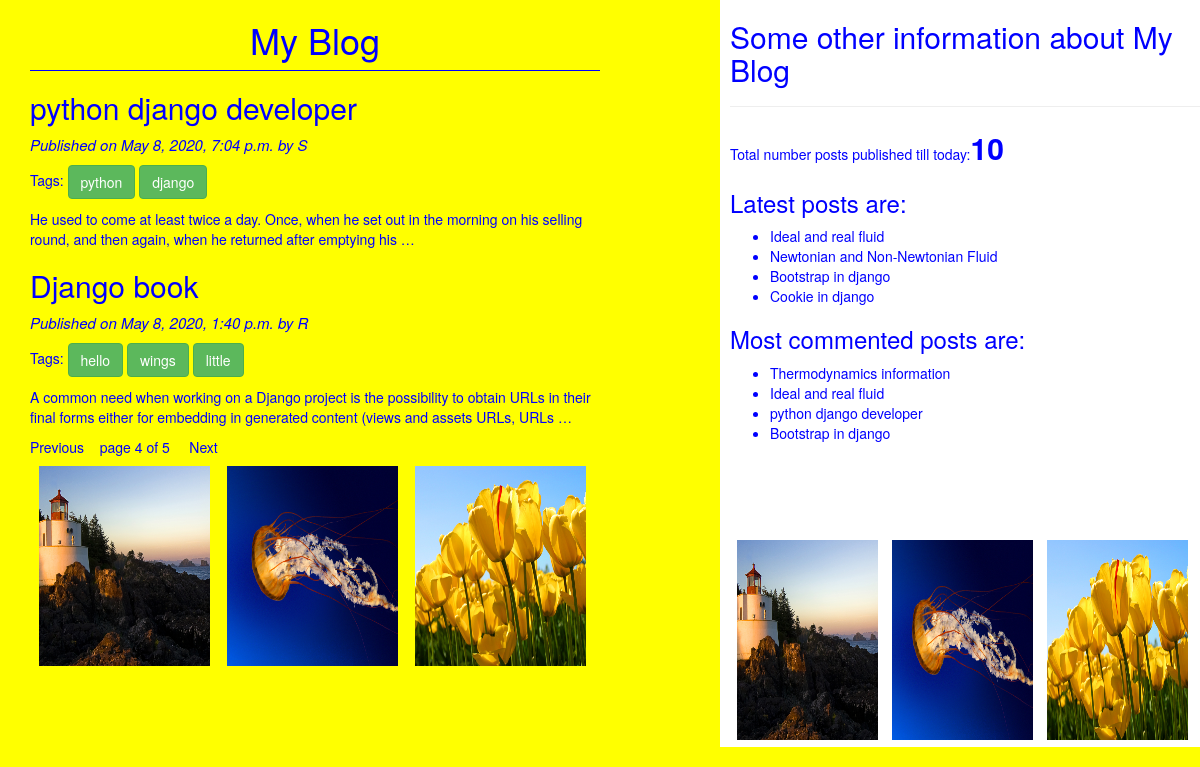
/?page=4, run on the app's committed database.
### blog/models.py (models this page shows, shortened)
class Post(models.Model):
    STATUS_CHOICES=(('draft','Draft'),('published','Published'))
    title=models.CharField(max_length=256)
    slug=models.SlugField(max_length=264,unique_for_date='publish')
    body=models.TextField()
    author=models.ForeignKey(User,related_name='blog_posts',on_delete=models.CASCADE)
    publish=models.DateTimeField(default=timezone.now)
    created=models.DateTimeField(auto_now_add=True)
    updated=models.DateTimeField(auto_now=True)
    status=models.CharField(max_length=10,choices=STATUS_CHOICES,default='draft')
    objects=CustomManager()
    tags=TaggableManager() # for every post we need to associates tags which will be managed by TaggableManager
    class Meta:
        ordering=['-publish',]
    def get_absolute_url(self):
        return reverse('post_detail',args=[self.publish.year,self.publish.strftime('%d'),self.publish.strftime('%m'),self.slug])

### blog/views.py (the view, shortened to what this page needs)
# urls.py: path('', views.post_list_view), # for function based pagination
def post_list_view(request,tag_slug=None):  #tag_slug=None is the keyward argument and the default value is None i.e if I am not passing anything the default value is None and only post_list value will be shown to us
    post_list=Post.objects.all()
    tag=None
    paginator=Paginator(post_list,2)    # THIS IS FOR FUNCTION BASED PAGINATION
    page_number=request.GET.get('page')
    try:
        post_list=paginator.page(page_number)
    except PageNotAnInteger:
        post_list=paginator.page(1)
    except EmptyPage:
        post_list=paginator.page(paginator.num_pages)
    return render(request,'blog/post_list.html',{'post_list':post_list,'tag':tag})

### blog/models.py (called while the page is built)
    def get_queryset(self):
        return super().get_queryset().filter(status='published')

### blog/templatetags/blog_tags.py (called while the page is built)
@register.simple_tag#(name='my_tag')   #register of this function as template tag in this manner
def total_posts():
    return Post.objects.count()  # here it will act as 'template'

@register.inclusion_tag('blog/latest_posts123.html')  # blog/latest_posts123.html:---> it means inclusion of this template because inclusion_tag returns a rendered template
def show_latest_posts(count=3):  #(count=3 means by default it will display 3 posts in Latest posts if any count value not specified in sidebar of base.html)
    latest_posts=Post.objects.order_by('-publish')[:count]#[:3] (here instead of hard coding([:3]) we are passing count value which we will get in base.html template tag:--> {%show_latest_posts 4%}
    return {'latest_posts':latest_posts}

@register.simple_tag
def get_most_commented_posts(count=4):
    return Post.objects.annotate(total_comments=Count('comments')).order_by('-total_comments')[:count]

### templates/blog/post_list.html (shortened to what this page needs)
{%extends 'blog/base.html'%}
{%block content%}
<h1>My Blog</h1>
{%for post in post_list%}
<a href="{{post.get_absolute_url}}"><h2>{{post.title}}</h2></a>
<p id="date">Published on {{post.publish}} by {{post.author|title}}</p>
 <P>
   Tags:
   {%for tag in post.tags.all%}
   <a href=" {%url 'post_list_by_tag_name' tag.slug %} " class="btn btn-success">{{tag.name}}</a>
   {%endfor%}
</p>
{{post.body|truncatewords:30|linebreaks}}
{%endfor%}
{%include 'blog/pagination.html' with page=post_list%}
{%endblock%}

### templates/blog/base.html (shortened to what this page needs)
<!DOCTYPE html>
{%load blog_tags%}
{%load static%}
<html lang="en">
<head>
    <link rel="stylesheet" href="https://maxcdn.bootstrapcdn.com/bootstrap/3.3.7/css/bootstrap.min.css">
    <link rel="stylesheet" href="{%static "css/blog1.css" %}">
</head>
<body>
<div class="content">
    {%block content%}
    {%endblock%}
    <img src="{%static "images/Lighthouse.jpg"%} ">
    <img src="{%static "images/Jellyfish.jpg"%} ">
    <img src="{%static "images/Tulips.jpg"%} ">
</div>
<div class="sidebar">
    <h2>Some other information about My Blog</h2><hr>
    <p>Total number posts published till today:<span id="pcount">{%total_posts%}</span> </p>
    <h3>Latest posts are:</h3> {%show_latest_posts 4 %}
    <h3>Most commented posts are:</h3>
    <ul>
    {%get_most_commented_posts as most_commented_posts%}
    {%for post in most_commented_posts%}
    <li><a href="{{post.get_absolute_url}}">{{post.title}}</a></li>
    {%endfor%}
  </ul><br><br><br><br>
  <img src="{%static "images/Lighthouse.jpg"%} ">
  <img src="{%static "images/Jellyfish.jpg"%} ">
  <img src="{%static "images/Tulips.jpg"%} ">
</div>
</body>
</html>

### templates/blog/latest_posts123.html
<ul>
  {%for post in latest_posts%}
  <li><a href="{{post.get_absolute_url}}">{{post.title}}</a></li>
  {%endfor%}
</ul>

### static/css/blog1.css (style rules this page uses)
.content { width:50%; float:left; background:yellow; padding: 0 0 0 30px; height:100% }
.sidebar { width:40%; float:right; background:white; padding:0 0 0 10px; height:100% }
body { background:yellow; color:blue; }
h1 { text-align: center; border-bottom: 1px solid blue; padding: 0 0 10px; }
#date { color:blue; font-size:15px; font-style:italic; }
a { color:blue; }
img { height: 200px; width: 30%; float: left; margin: 1.5%; border: 2px; }
#pcount { font-size: 30px; color: blue; font-weight:bold; }

### data on the page
Post: title "python django developer", publish "May 8, 2020, 7:04 p.m.", author "S", body "He used to come at least twice a day. Once, when he set out in the morning on his selling round, and then again, when he returned after emptying his …"
Tag: name "python"
Tag: name "django"
Post: title "Django book", publish "May 8, 2020, 1:40 p.m.", author "R", body "A common need when working on a Django project is the possibility to obtain URLs in their final forms either for embedding in generated content (views and assets URLs, URLs …"
Tag: name "hello"
Tag: name "wings"
Tag: name "little"
Post: title "Ideal and real fluid"
Post: title "Newtonian and Non-Newtonian Fluid"
Post: title "Bootstrap in django"
Post: title "Cookie in django"
Post: title "Thermodynamics information"

### other printed values
{{ page.number }} "4"
{{ page.paginator.num_pages }} "5"
